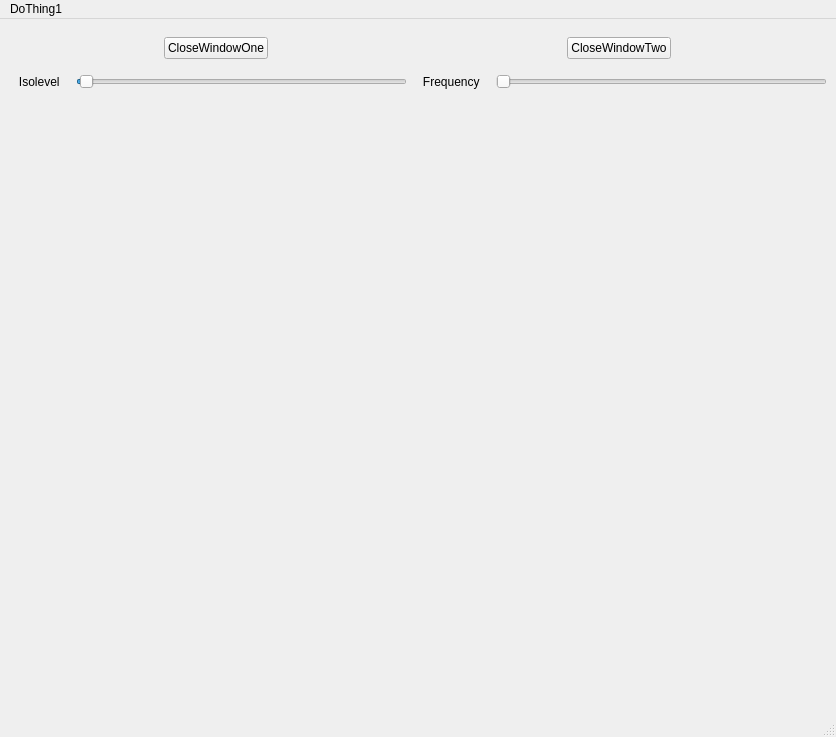
<?xml version="1.0" encoding="UTF-8"?>
<ui version="4.0">
 <class>TonyMainWindow</class>
 <widget class="QMainWindow" name="TonyMainWindow">
  <property name="geometry">
   <rect>
    <x>0</x>
    <y>0</y>
    <width>836</width>
    <height>737</height>
   </rect>
  </property>
  <property name="windowTitle">
   <string>Marching Tetrahedrons</string>
  </property>
  <widget class="QWidget" name="CenterWidget">
   <property name="sizePolicy">
    <sizepolicy hsizetype="Preferred" vsizetype="Minimum">
     <horstretch>0</horstretch>
     <verstretch>0</verstretch>
    </sizepolicy>
   </property>
   <layout class="QVBoxLayout" name="verticalLayout">
    <item>
     <widget class="QWidget" name="horizontalWidget" native="true">
      <property name="enabled">
       <bool>true</bool>
      </property>
      <property name="sizePolicy">
       <sizepolicy hsizetype="Ignored" vsizetype="Minimum">
        <horstretch>0</horstretch>
        <verstretch>0</verstretch>
       </sizepolicy>
      </property>
      <layout class="QHBoxLayout" name="horizontalLayout_2">
       <item alignment="Qt::AlignHCenter|Qt::AlignVCenter">
        <widget class="QPushButton" name="CloseWindowOne">
         <property name="sizePolicy">
          <sizepolicy hsizetype="Minimum" vsizetype="Minimum">
           <horstretch>0</horstretch>
           <verstretch>0</verstretch>
          </sizepolicy>
         </property>
         <property name="text">
          <string>CloseWindowOne</string>
         </property>
        </widget>
       </item>
       <item alignment="Qt::AlignHCenter|Qt::AlignVCenter">
        <widget class="QPushButton" name="CloseWindowTwo">
         <property name="sizePolicy">
          <sizepolicy hsizetype="Minimum" vsizetype="Minimum">
           <horstretch>0</horstretch>
           <verstretch>0</verstretch>
          </sizepolicy>
         </property>
         <property name="text">
          <string>CloseWindowTwo</string>
         </property>
        </widget>
       </item>
      </layout>
     </widget>
    </item>
    <item>
     <layout class="QHBoxLayout" name="horizontalLayout_4">
      <item>
       <widget class="QLabel" name="label">
        <property name="text">
         <string>   Isolevel   </string>
        </property>
       </widget>
      </item>
      <item>
       <widget class="QSlider" name="isolevel_slider">
        <property name="maximum">
         <number>100</number>
        </property>
        <property name="singleStep">
         <number>1</number>
        </property>
        <property name="value">
         <number>1</number>
        </property>
        <property name="orientation">
         <enum>Qt::Horizontal</enum>
        </property>
       </widget>
      </item>
      <item>
       <widget class="QLabel" name="label_2">
        <property name="text">
         <string>   Frequency   </string>
        </property>
       </widget>
      </item>
      <item>
       <widget class="QSlider" name="frequency_slider">
        <property name="maximum">
         <number>10</number>
        </property>
        <property name="orientation">
         <enum>Qt::Horizontal</enum>
        </property>
       </widget>
      </item>
     </layout>
    </item>
    <item>
     <widget class="QWidget" name="widget" native="true">
      <property name="sizePolicy">
       <sizepolicy hsizetype="MinimumExpanding" vsizetype="MinimumExpanding">
        <horstretch>0</horstretch>
        <verstretch>0</verstretch>
       </sizepolicy>
      </property>
      <property name="maximumSize">
       <size>
        <width>16777215</width>
        <height>10000</height>
       </size>
      </property>
      <layout class="QHBoxLayout" name="horizontalLayout">
       <item>
        <widget class="QVTKOpenGLNativeWidget" name="TonyLeftWindow" native="true"/>
       </item>
       <item>
        <widget class="QVTKOpenGLNativeWidget" name="TonyRightWindow" native="true"/>
       </item>
      </layout>
     </widget>
    </item>
   </layout>
  </widget>
  <widget class="QMenuBar" name="menubar">
   <property name="geometry">
    <rect>
     <x>0</x>
     <y>0</y>
     <width>836</width>
     <height>24</height>
    </rect>
   </property>
   <widget class="QMenu" name="TonyMenuButton1">
    <property name="title">
     <string>DoThing1</string>
    </property>
   </widget>
   <addaction name="TonyMenuButton1"/>
  </widget>
  <widget class="QStatusBar" name="statusbar"/>
 </widget>
 <customwidgets>
  <customwidget>
   <class>QVTKOpenGLNativeWidget</class>
   <extends>QWidget</extends>
   <header>qvtkopenglnativewidget.h</header>
  </customwidget>
 </customwidgets>
 <resources/>
 <connections/>
</ui>
